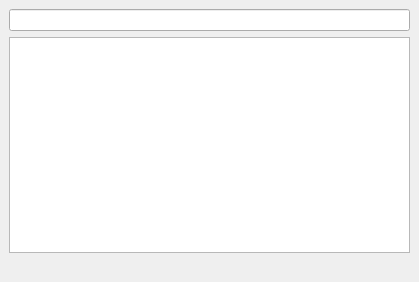
<?xml version="1.0" encoding="UTF-8"?>
<ui version="4.0">
 <class>dlg_toolbox_docker</class>
 <widget class="QDockWidget" name="dlg_toolbox_docker">
  <property name="geometry">
   <rect>
    <x>0</x>
    <y>0</y>
    <width>419</width>
    <height>282</height>
   </rect>
  </property>
  <property name="floating">
   <bool>false</bool>
  </property>
  <property name="features">
   <set>QDockWidget::AllDockWidgetFeatures</set>
  </property>
  <property name="windowTitle">
   <string>Giswater toolbox</string>
  </property>
  <widget class="QWidget" name="Dialog">
   <layout class="QGridLayout" name="gridLayout">
    <item row="1" column="0">
     <layout class="QHBoxLayout" name="horizontalLayout">
      <item>
       <spacer name="horizontalSpacer">
        <property name="orientation">
         <enum>Qt::Horizontal</enum>
        </property>
        <property name="sizeHint" stdset="0">
         <size>
          <width>40</width>
          <height>20</height>
         </size>
        </property>
       </spacer>
      </item>
     </layout>
    </item>
    <item row="0" column="0">
     <layout class="QVBoxLayout" name="verticalLayout">
      <item>
       <widget class="QLineEdit" name="txt_filter"/>
      </item>
      <item>
       <widget class="QTreeView" name="trv"/>
      </item>
     </layout>
    </item>
   </layout>
  </widget>
 </widget>
 <resources/>
 <connections/>
</ui>
